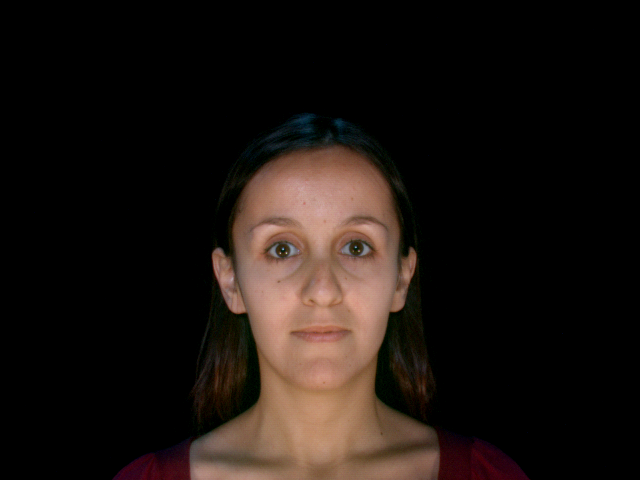
#> input picture dataset/s001/bmp/s001-00_img.bmp, 640 x 480 px, found by its file name
$ jupyter execute --allow-errors SentimentosEmFaces.ipynb
#> lines starting #> are read from the running program, lines starting #| are printed output that depends on the picture
## Desafio BB de Computação Afetiva

### Objetivo: detectar sentimento expresso nas faces

Informações gerais disponíveis no <a href="https://github.com/experimenteBB/desafioBBCpuAfetiva">github do desafio</a>.

### Plano Geral
1. conhecer as imagens/dados
2. processar as imagens:
a. alterar as imagens para tons de cinza (gray), o que reduz a quantidade de canais de 3 para 1
b. recortar as imagens de forma a manter somente a face
c. alterar o tamanho das imagens, de forma que sejam uniformes
d. criar a classe das imagens
e. padronizar as imagens
3. dividir os dados em treino e teste
4. treinar e avaliar o modelo
a) treinar o modelo com base nos dados de teste
b) avaliar o modelo
c) repetir os itens 4.a e 4.b quantas vezes for necessário
5. salvar o modelo
6. criar o script Py

Sentimentos a detectar:
* 0-neutro
* 1-feliz
* 2-triste
* 3-surpreso
* 4-bravo

### 1. Conhecer as imagens/dados

[cell 1]
# visualizar algumas imagens:
import cv2
import matplotlib.pyplot as plt

[cell 2]
# Função para visualizar imagens:
def visualizar_imagem(url_da_imagem):
    """ Visualizar imagem """
#> called with url_da_imagem = 'DADOS/s001/bmp/s001-00_img.bmp'
    imagem = cv2.imread(url_da_imagem) # carregar a imagem na URL informada
#> imagem is the input picture: shape (480, 640, 3); mean B, G, R 16.7, 20.7, 28.3
    img_cv = imagem.copy()
    img_cv = cv2.cvtColor(img_cv, cv2.COLOR_BGR2RGB) # converte a imagem de BGR (padrão OCV) para RGB
    fig = plt.figure(figsize = (7,5))
    ax = fig.add_subplot(111)
    ax.imshow(img_cv, cmap = 'gray')
    return img_cv

[cell 3]
# carregar primeira amostra de imagens
img_neutro   = visualizar_imagem('DADOS/s001/bmp/s001-00_img.bmp')
img_feliz    = visualizar_imagem('DADOS/s001/bmp/s001-01_img.bmp')
#> call 2 of visualizar_imagem, with url_da_imagem = 'DADOS/s001/bmp/s001-01_img.bmp'
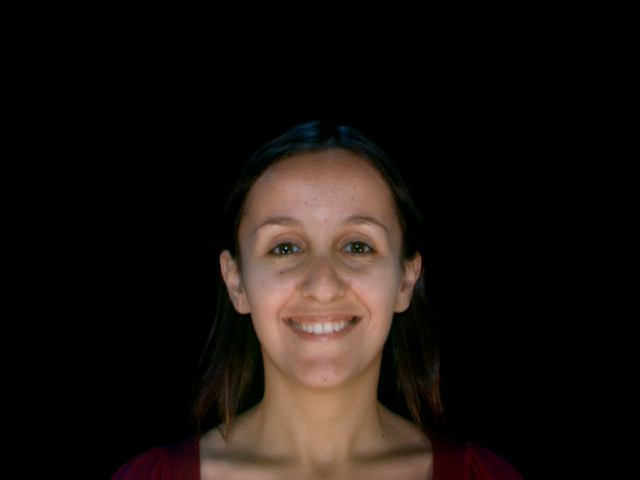
#> input picture dataset/s001/bmp/s001-01_img.bmp, 640 x 480 px, found by its file name
#> in visualizar_imagem, imagem is the input picture: shape (480, 640, 3); mean B, G, R 15.2, 18.8, 25.3
img_triste   = visualizar_imagem('DADOS/s001/bmp/s001-02_img.bmp')
#> call 3 of visualizar_imagem, with url_da_imagem = 'DADOS/s001/bmp/s001-02_img.bmp'
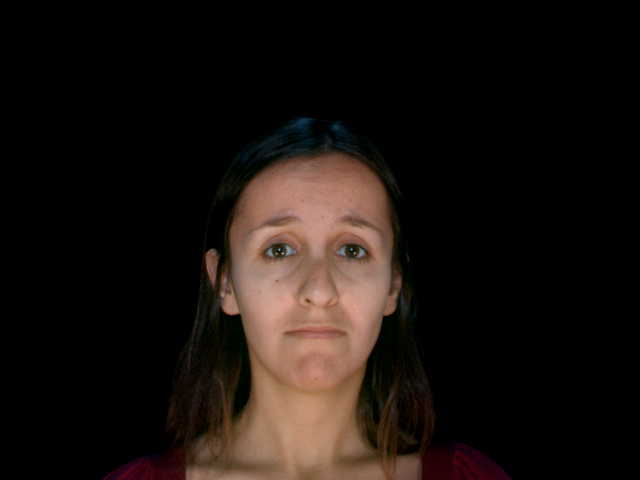
#> input picture dataset/s001/bmp/s001-02_img.bmp, 640 x 480 px, found by its file name
#> in visualizar_imagem, imagem is the input picture: shape (480, 640, 3); mean B, G, R 15, 18.8, 26
img_surpreso = visualizar_imagem('DADOS/s001/bmp/s001-03_img.bmp')
#> call 4 of visualizar_imagem, with url_da_imagem = 'DADOS/s001/bmp/s001-03_img.bmp'
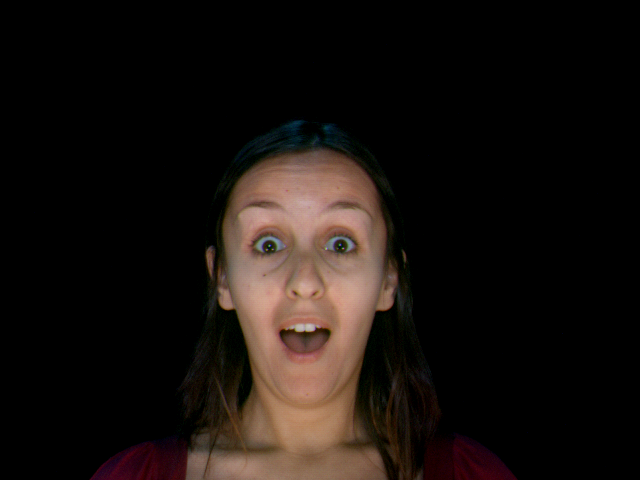
#> input picture dataset/s001/bmp/s001-03_img.bmp, 640 x 480 px, found by its file name
#> in visualizar_imagem, imagem is the input picture: shape (480, 640, 3); mean B, G, R 14.4, 17.8, 24.2
img_bravo    = visualizar_imagem('DADOS/s001/bmp/s001-04_img.bmp')
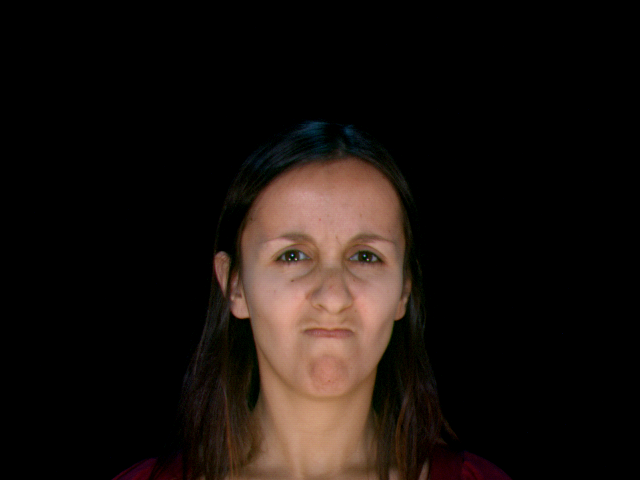
#> input picture dataset/s001/bmp/s001-04_img.bmp, 640 x 480 px, found by its file name
#> in visualizar_imagem, imagem is the input picture: shape (480, 640, 3); mean B, G, R 14.2, 18, 25.1

[cell 4]
# verificar o shape das imagens da primeira amostra
lista_imagens = [img_neutro, img_feliz, img_triste, img_surpreso, img_bravo]

for imagem in lista_imagens:
    print(imagem.shape)
#> this loop made 5 passes
#| (480, 640, 3)
#| (480, 640, 3)
#| (480, 640, 3)
#| (480, 640, 3)
#| (480, 640, 3)

[cell 5]
# Verificar os dados em uma segund amostra
img_neutro   = visualizar_imagem('DADOS/s013/bmp/s013-00_img.bmp')
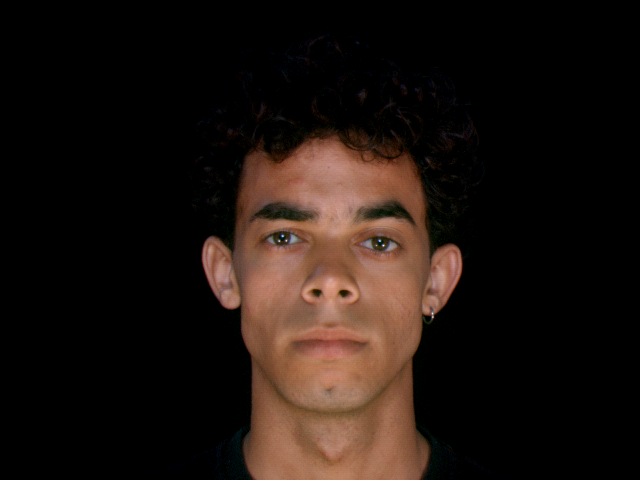
#> input picture dataset/s013/bmp/s013-00_img.bmp, 640 x 480 px, found by its file name
#> in visualizar_imagem, imagem is the input picture: shape (480, 640, 3); mean B, G, R 15.2, 20.1, 29.9
#> (the rest of this cell did not finish here and is left out)

[cell 6]
# visualizar o histograma das cores
color = ('b','g','r')
for i,col in enumerate(color):
    histr = cv2.calcHist([img_feliz],[i],None,[256],[0,256])
    plt.plot(histr, color = col)
    plt.ylim([0, 75000])
    plt.xlim([0,20])
plt.title('Histogram RGB')
plt.show()
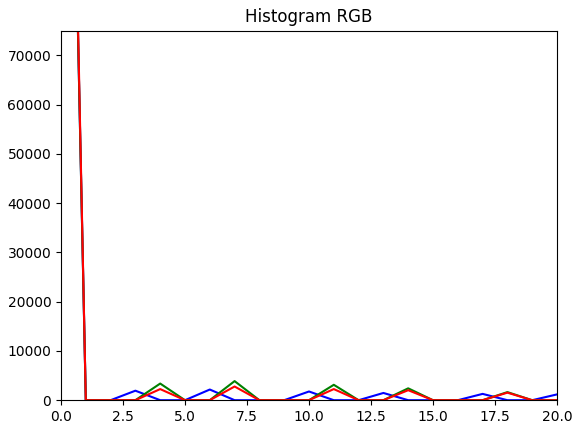
#> figure drawn by matplotlib, 1 panel; curve peaks at x = 0, y = 236529; curve peaks at x = 0, y = 235985; curve peaks at x = 0, y = 241861

[cell 7]
# verificar o shape das imagens
lista_imagens = [img_neutro, img_feliz, img_triste, img_surpreso, img_bravo]

for imagem in lista_imagens:
    print(imagem.shape)

### Conclusões
* as imagens são coloridas
* as faces são frontais
* tamanho é de 480 x 640

### 2. Processar as imagens

[cell 8]
# refazer a função que importa e visualiza as imagens:
# agora retorna em escala de cinza
def visualizar_imagem_gray(url_da_imagem):
    """ Visualizar imagem em escala de cinza """
    imagem = cv2.imread(url_da_imagem) # carregar a imagem na URL informada
    img_cv = imagem.copy()
    img_cv = cv2.cvtColor(img_cv, cv2.COLOR_BGR2GRAY) # converte a imagem de BGR (padrão OCV) para tons de cinza
    fig = plt.figure(figsize = (7,5))
    ax = fig.add_subplot(111)
    ax.imshow(img_cv, cmap = 'gray')
    print(img_cv.shape)
    return img_cv

#> (a cell that did not finish here is left out)

[cell 10]
# detectar o rosto na imagem de teste
# XML obtido em https://github.com/opencv/opencv/tree/master/data/haarcascades

# criar o detector importando o XML
face_cascade = cv2.CascadeClassifier('DADOS/haarcascades/haarcascade_frontalface_default.xml')

# função para detectar a face:
# [12 lines left out: function detectar_face, not called in this run]

# verificar o resultado na imagem de teste:
#> (the rest of this cell did not finish here and is left out)

#> (a cell that did not finish here is left out)

[cell 12]
# criar nova função que recebe a imagem e retorna a região de interesse:
def detectar_roi(url_da_imagem):
    imagem = cv2.imread(url_da_imagem) # carregar a imagem na URL informada
    face_img = cv2.cvtColor(imagem, cv2.COLOR_BGR2GRAY) # converte a imagem de BGR (padrão OCV) para tons de cinza
    face = face_cascade.detectMultiScale(face_img)
    # canto inferior esquerdo
    cie = face[0][0]
    # canto superior esquerdo
    cse = face[0][1]
    # canto inferior direito
    cid = cie + face[0][2]
    # canto superior direito
    csd = cse + face[0][3]

    roi_img = face_img[cse:csd, cie:cid]
    img = cv2.resize(roi_img,(150, 150), interpolation = cv2.INTER_CUBIC)
    return img

# teste da nova função
#> (the rest of this cell did not finish here and is left out)

[cell 13]
# criar dicionário com as urls das imagens mais os sentimentos

# variáveis:
url_classes = {}
path    = 'DADOS/'
pref    = 's0'
bmp     = 'bmp'
estr1   = list(range(1, 29))
classes = list(range(0, 5))
pastas  = []
files   = []
img     = 0

# criar lista de diretórios
for i in estr1:
    if i < 10:
        diretorio = path + pref + '0' + str(i) + '/' + bmp + '/'
    else:
        diretorio = path + pref + str(i) + '/' + bmp + '/'

    pastas.append(diretorio)

# criar lista de arquivos
for arquivo in pastas:
    for classe in classes:
        arq = arquivo[6:10] + '-0' + str(classe) + '_img.bmp'
        files.append(arq)

# criar o dicionário
for dir in pastas:
    for i in range(0, 5):
        imagem = dir + files[img]
        img += 1
        url_classes[imagem] = i

[cell 14]
# criar dicionário de imagens com sua classe
# neste novo dicionário, as imagens serão cortadas usando a função detectar_roi
imagem_classe = {}
X = []
y = []

for url_imagem, classe_imagem in url_classes.items():
    try:
        img = detectar_roi(url_imagem)
#> call 2 of detectar_roi, with url_da_imagem = 'DADOS/s001/bmp/s001-00_img.bmp'
#> in detectar_roi (call 2), `face_img = cv2.cvtColor(imagem, cv2.COLOR_BGR2GRAY)`:
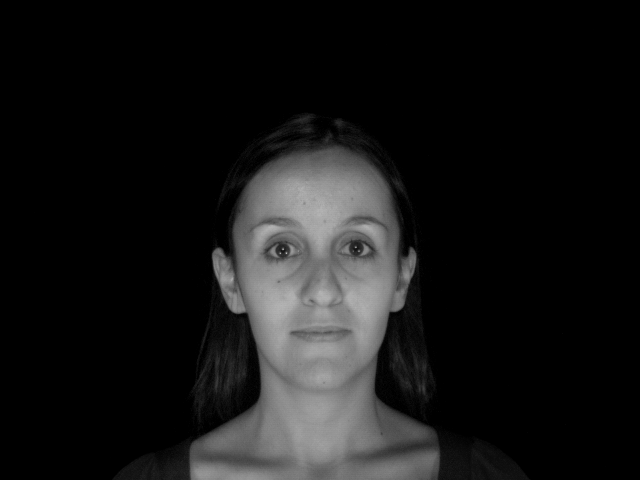
#> face_img: shape (480, 640); min 0, max 182, mean 22.5
#> in detectar_roi (call 2), `face = face_cascade.detectMultiScale(face_img)`: face = [[289, 364, 83, 83], [210, 168, 221, 221]]
#> in detectar_roi (call 2), `cie = face[0][0]`: cie = 289
#> in detectar_roi (call 2), `cse = face[0][1]`: cse = 364
#> in detectar_roi (call 2), `cid = cie + face[0][2]`: cid = 372
#> in detectar_roi (call 2), `csd = cse + face[0][3]`: csd = 447
#> in detectar_roi (call 2), `roi_img = face_img[cse:csd, cie:cid]`:
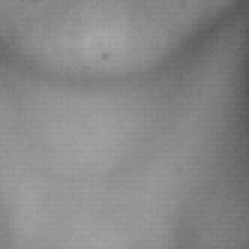
#> roi_img: shape (83, 83) (shown 3 times larger); min 85, max 170, mean 135.9
        if (img.max() > 0): # certificar que existe imagem
            X.append(img)
            y.append(classe_imagem)
    except:
        print('Falha em: ', url_imagem)

print('Tamanho dados em X:', len(X))
print('Tamanho dados em y:', len(y))

### 3. Dividir os dados em treino e teste

[cell 15]
from sklearn.model_selection import train_test_split

#> (the rest of this cell did not finish here and is left out)

[cell 16]
# categorizar os labels
from keras.utils import to_categorical

#> (the rest of this cell did not finish here and is left out)

[cell 17]
import numpy as np

# transformar as listas em Numpy Array
#> (the rest of this cell did not finish here and is left out)

### 4. Treinar e avaliar o modelo

[cell 18]
# construir o modelo

from keras.models import Sequential
from keras.layers import Dense, Conv2D, MaxPool2D, Flatten

#> (the rest of this cell did not finish here and is left out)

#> (a cell that did not finish here is left out)

[cell 20]
# Relatório de avaliação do modelo
from sklearn.metrics import classification_report
#> (the rest of this cell did not finish here and is left out)

[cell 21]
# Matriz de confusão

from sklearn.metrics import confusion_matrix
from sklearn.utils.multiclass import unique_labels

# função para criar a matriz de confusão
# fonte: documentação do sklearn
nm_clss_alvo = [0, 1]
#> nm_clss_alvo = [0, 1]

# [41 lines left out: function plot_confusion_matrix, not called in this run]


np.set_printoptions(precision = 2)

#> (the rest of this cell did not finish here and is left out)
